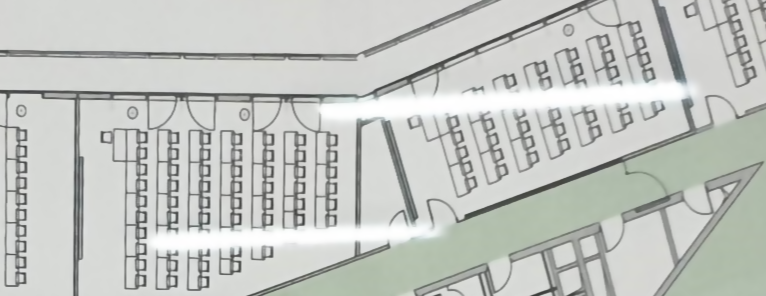
#> input picture module_test/template_test_28042023/label_test.png, 766 x 296 px, found by its file name
$ python 09_label_test.py
#> lines starting #> are read from the running program, lines starting #| are printed output that depends on the picture; after the words box and inside, x2 and y2 are one past the last pixel; in counts of white or black regions, pixels touching at a corner belong together
import cv2

file_name = "module_test\\result\\label_test"
image_name = file_name + ".png"

src = cv2.imread(image_name, cv2.IMREAD_GRAYSCALE)
#> src: shape (296, 766); min 59, max 255, mean 195.9

_, src_bin = cv2.threshold(src, 0, 255, cv2.THRESH_OTSU)
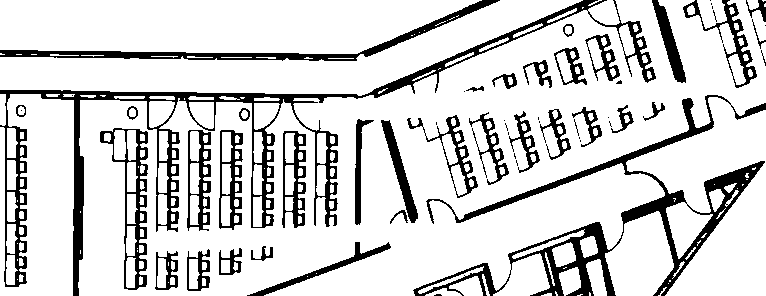
#> src_bin: shape (296, 766); 82.7% white; 59 black regions (24 under 20 px), largest, box (x1, y1, x2, y2) and area: (0, 0, 656, 296) 11514, (413, 95, 766, 296) 8882, (0, 0, 500, 61) 3168

cnt, labels, stats, centroids = cv2.connectedComponentsWithStats(src_bin)
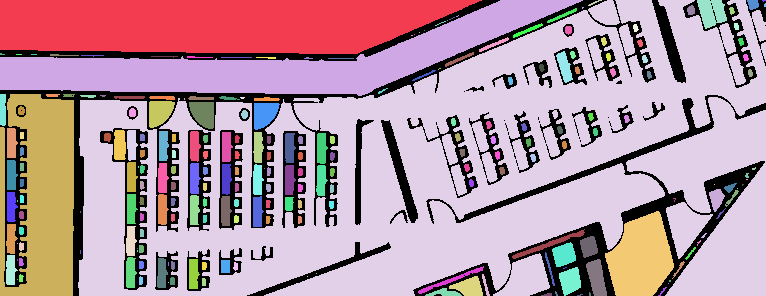
#> labels: shape (296, 766) int32; 231 distinct labels, from 0 to 230; one colour per label, 0 black
#> cnt = 231; stats = 231 rows, first 6: [0, 0, 766, 296, 39260], [0, 0, 482, 54, 22045], [0, 0, 583, 96, 18485], [588, 0, 14, 6, 23], [78, 0, 688, 296, 112570], [697, 0, 30, 29, 602]; centroids = 231 pairs, first value 1.57 to 764.6, second value 0.2 to 294.6

dst = cv2.cvtColor(src, cv2.COLOR_GRAY2BGR)

# 1 is background
for i in range(1, cnt):
    (x, y, w, h, area) = stats[i]

    # remove noize
    if area < 20 or area > 1000:
        continue

    cv2.rectangle(dst, (x, y, w, h), (0, 255, 255))
#> this loop made 230 passes
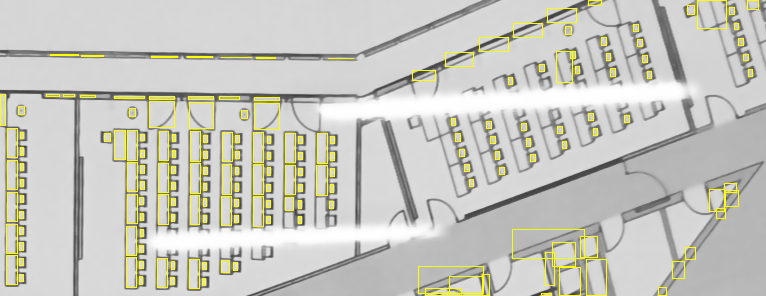
#> dst: shape (296, 766, 3); mean B, G, R 190, 198.7, 198.7

cv2.imwrite(file_name + "_binary.png", src_bin)
cv2.imwrite(file_name + "_line.png", dst)

# [5 lines of commented-out code are left out]
